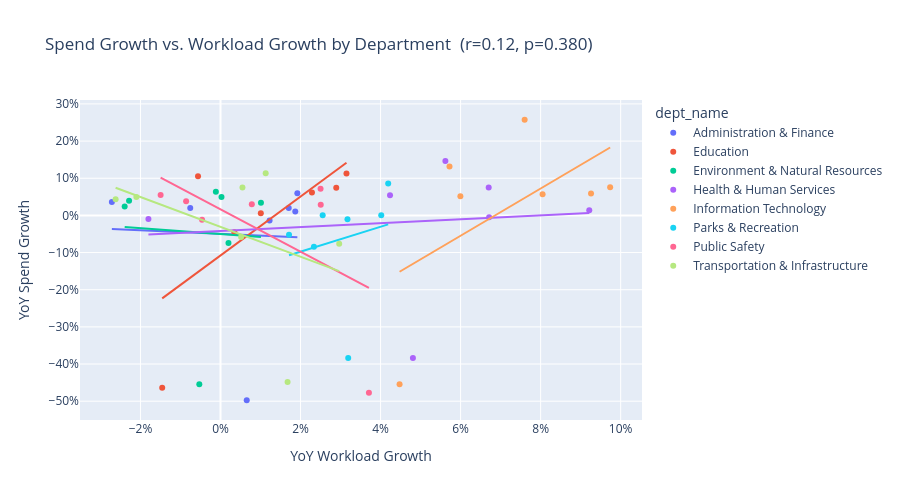

The cell this chart's notebook holds for it:
### Markdown cell above
### 3.5 Correlation: spend growth vs. workload growth

### Code cell
g = master.groupby(["dept_name", "fiscal_year"]).agg(
    actual_spend=("actual_spend", "sum"), workload_value=("workload_value", "mean")
).reset_index().sort_values(["dept_name", "fiscal_year"])
g["spend_growth"] = g.groupby("dept_name").actual_spend.pct_change()
g["workload_growth"] = g.groupby("dept_name").workload_value.pct_change()
g = g.dropna()

r, p = stats.pearsonr(g.spend_growth, g.workload_growth)
fig = px.scatter(g, x="workload_growth", y="spend_growth", color="dept_name", trendline="ols",
                  title=f"Spend Growth vs. Workload Growth by Department  (r={r:.2f}, p={p:.3f})",
                  labels={"workload_growth": "YoY Workload Growth", "spend_growth": "YoY Spend Growth"})
fig.update_layout(xaxis_tickformat=".0%", yaxis_tickformat=".0%", height=500)
fig.show()

### Figure 1 — Plotly figure (JSON) as saved in the notebook; plotly's stock layout.template omitted (floating-point values rounded to 4 significant figures)
{"data": [{"hovertemplate": "dept_name=Administration & Finance<br>YoY Workload Growth=%{x}<br>YoY Spend Growth=%{y}<extra></extra>", "legendgroup": "Administration & Finance", "marker": {"color": "#636efa", "symbol": "circle"}, "mode": "markers", "name": "Administration & Finance", "orientation": "v", "showlegend": true, "type": "scatter", "x": [0.01868, 0.01227, 0.01921, -0.02715, 0.01705, -0.007562, 0.006554], "xaxis": "x", "y": [0.01057, -0.01363, 0.0596, 0.03628, 0.01991, 0.01991, -0.4975], "yaxis": "y"}, {"hovertemplate": "<b>OLS trendline</b><br>spend_growth = -0.475816 * workload_growth + -0.049463<br>R<sup>2</sup>=0.001718<br><br>dept_name=Administration & Finance<br>YoY Workload Growth=%{x}<br>YoY Spend Growth=%{y} <b>(trend)</b><extra></extra>", "legendgroup": "Administration & Finance", "marker": {"color": "#636efa", "symbol": "circle"}, "mode": "lines", "name": "Administration & Finance", "showlegend": false, "type": "scatter", "x": [-0.02715, -0.007562, 0.006554, 0.01227, 0.01705, 0.01868, 0.01921], "xaxis": "x", "y": [-0.03654, -0.04586, -0.05258, -0.0553, -0.05758, -0.05835, -0.0586], "yaxis": "y"}, {"hovertemplate": "dept_name=Education<br>YoY Workload Growth=%{x}<br>YoY Spend Growth=%{y}<extra></extra>", "legendgroup": "Education", "marker": {"color": "#EF553B", "symbol": "circle"}, "mode": "markers", "name": "Education", "orientation": "v", "showlegend": true, "type": "scatter", "x": [0.01007, -0.005615, 0.02892, 0.003473, 0.02285, 0.03148, -0.01457], "xaxis": "x", "y": [0.006053, 0.1052, 0.07452, -0.04514, 0.06157, 0.1131, -0.4636], "yaxis": "y"}, {"hovertemplate": "<b>OLS trendline</b><br>spend_growth = 7.92801 * workload_growth + -0.107964<br>R<sup>2</sup>=0.475255<br><br>dept_name=Education<br>YoY Workload Growth=%{x}<br>YoY Spend Growth=%{y} <b>(trend)</b><extra></extra>", "legendgroup": "Education", "marker": {"color": "#EF553B", "symbol": "circle"}, "mode": "lines", "name": "Education", "showlegend": false, "type": "scatter", "x": [-0.01457, -0.005615, 0.003473, 0.01007, 0.02285, 0.02892, 0.03148], "xaxis": "x", "y": [-0.2234, -0.1525, -0.08043, -0.0281, 0.07323, 0.1213, 0.1416], "yaxis": "y"}, {"hovertemplate": "dept_name=Environment & Natural Resources<br>YoY Workload Growth=%{x}<br>YoY Spend Growth=%{y}<extra></extra>", "legendgroup": "Environment & Natural Resources", "marker": {"color": "#00cc96", "symbol": "circle"}, "mode": "markers", "name": "Environment & Natural Resources", "orientation": "v", "showlegend": true, "type": "scatter", "x": [0.001993, 0.01011, -0.02285, -0.02395, -0.001156, 0.0002481, -0.005291], "xaxis": "x", "y": [-0.07454, 0.03408, 0.03951, 0.02378, 0.06368, 0.04977, -0.4545], "yaxis": "y"}, {"hovertemplate": "<b>OLS trendline</b><br>spend_growth = -0.797965 * workload_growth + -0.0501232<br>R<sup>2</sup>=0.003044<br><br>dept_name=Environment & Natural Resources<br>YoY Workload Growth=%{x}<br>YoY Spend Growth=%{y} <b>(trend)</b><extra></extra>", "legendgroup": "Environment & Natural Resources", "marker": {"color": "#00cc96", "symbol": "circle"}, "mode": "lines", "name": "Environment & Natural Resources", "showlegend": false, "type": "scatter", "x": [-0.02395, -0.02285, -0.005291, -0.001156, 0.0002481, 0.001993, 0.01011], "xaxis": "x", "y": [-0.03102, -0.03189, -0.0459, -0.0492, -0.05032, -0.05171, -0.05819], "yaxis": "y"}, {"hovertemplate": "dept_name=Health & Human Services<br>YoY Workload Growth=%{x}<br>YoY Spend Growth=%{y}<extra></extra>", "legendgroup": "Health & Human Services", "marker": {"color": "#ab63fa", "symbol": "circle"}, "mode": "markers", "name": "Health & Human Services", "orientation": "v", "showlegend": true, "type": "scatter", "x": [0.09215, 0.06712, 0.04236, 0.0562, 0.06702, -0.01801, 0.04808], "xaxis": "x", "y": [0.01364, -0.004721, 0.05399, 0.1466, 0.07488, -0.009482, -0.384], "yaxis": "y"}, {"hovertemplate": "<b>OLS trendline</b><br>spend_growth = 0.525665 * workload_growth + -0.0422402<br>R<sup>2</sup>=0.011114<br><br>dept_name=Health & Human Services<br>YoY Workload Growth=%{x}<br>YoY Spend Growth=%{y} <b>(trend)</b><extra></extra>", "legendgroup": "Health & Human Services", "marker": {"color": "#ab63fa", "symbol": "circle"}, "mode": "lines", "name": "Health & Human Services", "showlegend": false, "type": "scatter", "x": [-0.01801, 0.04236, 0.04808, 0.0562, 0.06702, 0.06712, 0.09215], "xaxis": "x", "y": [-0.05171, -0.01997, -0.01696, -0.0127, -0.00701, -0.006956, 0.0062], "yaxis": "y"}, {"hovertemplate": "dept_name=Information Technology<br>YoY Workload Growth=%{x}<br>YoY Spend Growth=%{y}<extra></extra>", "legendgroup": "Information Technology", "marker": {"color": "#FFA15A", "symbol": "circle"}, "mode": "markers", "name": "Information Technology", "orientation": "v", "showlegend": true, "type": "scatter", "x": [0.05994, 0.05723, 0.09737, 0.09259, 0.08049, 0.07601, 0.04475], "xaxis": "x", "y": [0.05172, 0.1319, 0.07603, 0.05901, 0.05694, 0.2574, -0.4544], "yaxis": "y"}, {"hovertemplate": "<b>OLS trendline</b><br>spend_growth = 6.35455 * workload_growth + -0.435981<br>R<sup>2</sup>=0.303368<br><br>dept_name=Information Technology<br>YoY Workload Growth=%{x}<br>YoY Spend Growth=%{y} <b>(trend)</b><extra></extra>", "legendgroup": "Information Technology", "marker": {"color": "#FFA15A", "symbol": "circle"}, "mode": "lines", "name": "Information Technology", "showlegend": false, "type": "scatter", "x": [0.04475, 0.05723, 0.05994, 0.07601, 0.08049, 0.09259, 0.09737], "xaxis": "x", "y": [-0.1516, -0.07232, -0.05506, 0.047, 0.07549, 0.1524, 0.1828], "yaxis": "y"}, {"hovertemplate": "dept_name=Parks & Recreation<br>YoY Workload Growth=%{x}<br>YoY Spend Growth=%{y}<extra></extra>", "legendgroup": "Parks & Recreation", "marker": {"color": "#19d3f3", "symbol": "circle"}, "mode": "markers", "name": "Parks & Recreation", "orientation": "v", "showlegend": true, "type": "scatter", "x": [0.01713, 0.02553, 0.04191, 0.04017, 0.03173, 0.02335, 0.03191], "xaxis": "x", "y": [-0.05176, 0.0007431, 0.08608, 0.0006716, -0.01012, -0.08457, -0.384], "yaxis": "y"}, {"hovertemplate": "<b>OLS trendline</b><br>spend_growth = 3.35332 * workload_growth + -0.16471<br>R<sup>2</sup>=0.039566<br><br>dept_name=Parks & Recreation<br>YoY Workload Growth=%{x}<br>YoY Spend Growth=%{y} <b>(trend)</b><extra></extra>", "legendgroup": "Parks & Recreation", "marker": {"color": "#19d3f3", "symbol": "circle"}, "mode": "lines", "name": "Parks & Recreation", "showlegend": false, "type": "scatter", "x": [0.01713, 0.02335, 0.02553, 0.03173, 0.03191, 0.04017, 0.04191], "xaxis": "x", "y": [-0.1073, -0.08642, -0.07908, -0.05831, -0.05769, -0.03002, -0.02419], "yaxis": "y"}, {"hovertemplate": "dept_name=Public Safety<br>YoY Workload Growth=%{x}<br>YoY Spend Growth=%{y}<extra></extra>", "legendgroup": "Public Safety", "marker": {"color": "#FF6692", "symbol": "circle"}, "mode": "markers", "name": "Public Safety", "orientation": "v", "showlegend": true, "type": "scatter", "x": [0.02505, -0.004607, -0.01497, 0.02501, -0.008592, 0.007824, 0.03709], "xaxis": "x", "y": [0.02836, -0.01146, 0.05497, 0.07152, 0.03813, 0.03024, -0.4774], "yaxis": "y"}, {"hovertemplate": "<b>OLS trendline</b><br>spend_growth = -5.70752 * workload_growth + 0.016524<br>R<sup>2</sup>=0.336925<br><br>dept_name=Public Safety<br>YoY Workload Growth=%{x}<br>YoY Spend Growth=%{y} <b>(trend)</b><extra></extra>", "legendgroup": "Public Safety", "marker": {"color": "#FF6692", "symbol": "circle"}, "mode": "lines", "name": "Public Safety", "showlegend": false, "type": "scatter", "x": [-0.01497, -0.008592, -0.004607, 0.007824, 0.02501, 0.02505, 0.03709], "xaxis": "x", "y": [0.1019, 0.06556, 0.04282, -0.02813, -0.1262, -0.1264, -0.1952], "yaxis": "y"}, {"hovertemplate": "dept_name=Transportation & Infrastructure<br>YoY Workload Growth=%{x}<br>YoY Spend Growth=%{y}<extra></extra>", "legendgroup": "Transportation & Infrastructure", "marker": {"color": "#B6E880", "symbol": "circle"}, "mode": "markers", "name": "Transportation & Infrastructure", "orientation": "v", "showlegend": true, "type": "scatter", "x": [-0.02102, 0.005488, 0.02966, 0.01129, -0.02621, 0.005149, 0.01676], "xaxis": "x", "y": [0.0495, 0.07527, -0.07659, 0.1137, 0.04375, -0.05789, -0.4485], "yaxis": "y"}, {"hovertemplate": "<b>OLS trendline</b><br>spend_growth = -4.0129 * workload_growth + -0.0308605<br>R<sup>2</sup>=0.176079<br><br>dept_name=Transportation & Infrastructure<br>YoY Workload Growth=%{x}<br>YoY Spend Growth=%{y} <b>(trend)</b><extra></extra>", "legendgroup": "Transportation & Infrastructure", "marker": {"color": "#B6E880", "symbol": "circle"}, "mode": "lines", "name": "Transportation & Infrastructure", "showlegend": false, "type": "scatter", "x": [-0.02621, -0.02102, 0.005149, 0.005488, 0.01129, 0.01676, 0.02966], "xaxis": "x", "y": [0.07431, 0.0535, -0.05152, -0.05288, -0.07618, -0.09813, -0.1499], "yaxis": "y"}], "layout": {"height": 500, "legend": {"title": {"text": "dept_name"}, "tracegroupgap": 0}, "title": {"text": "Spend Growth vs. Workload Growth by Department  (r=0.12, p=0.380)"}, "xaxis": {"anchor": "y", "domain": [0.0, 1.0], "tickformat": ".0%", "title": {"text": "YoY Workload Growth"}}, "yaxis": {"anchor": "x", "domain": [0.0, 1.0], "tickformat": ".0%", "title": {"text": "YoY Spend Growth"}}}}
